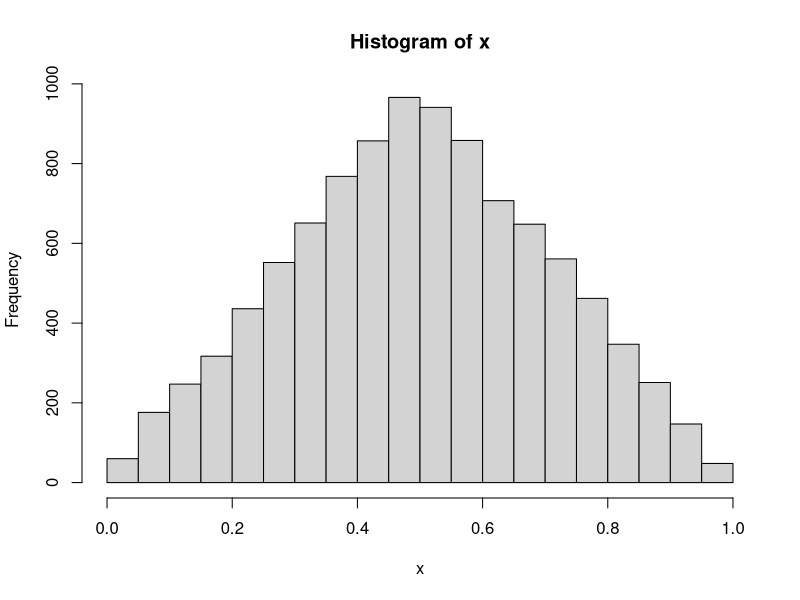
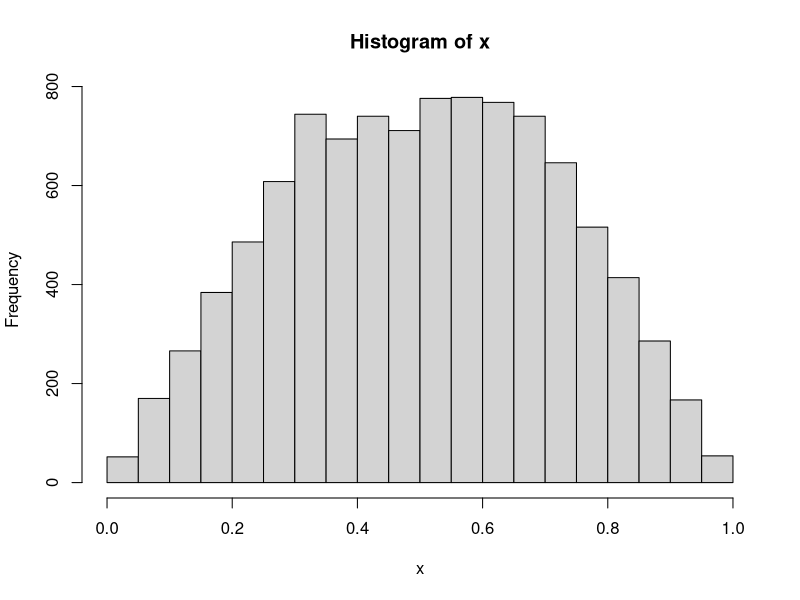
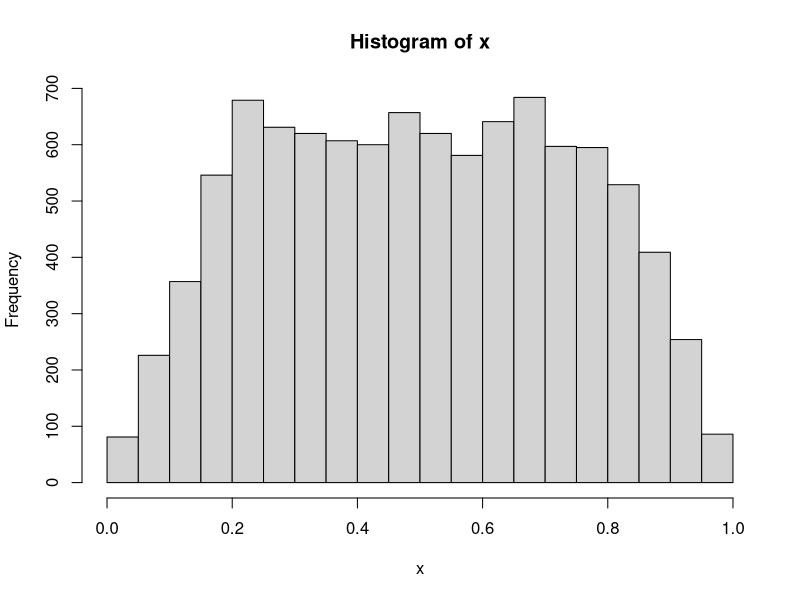
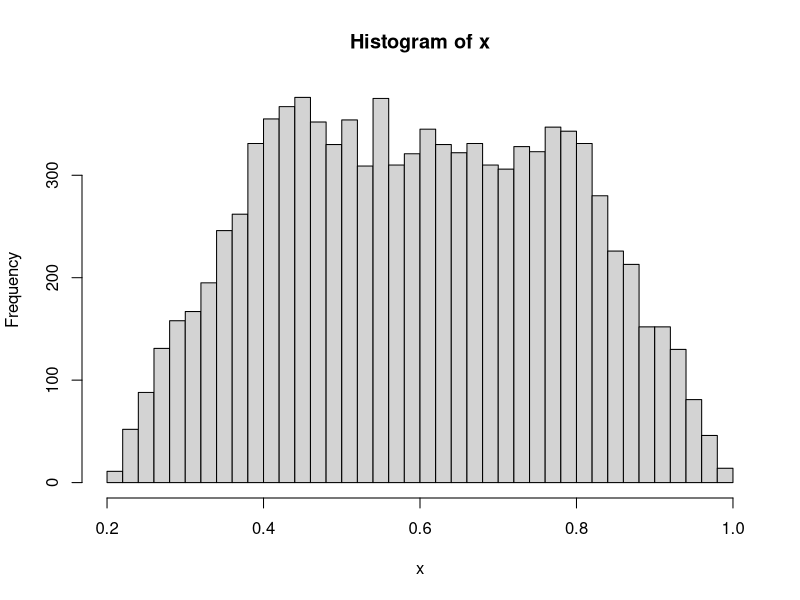
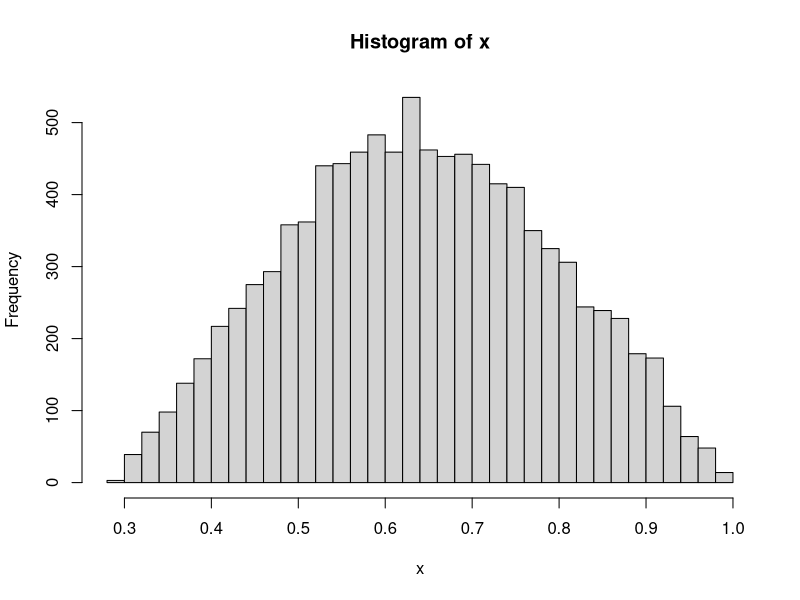
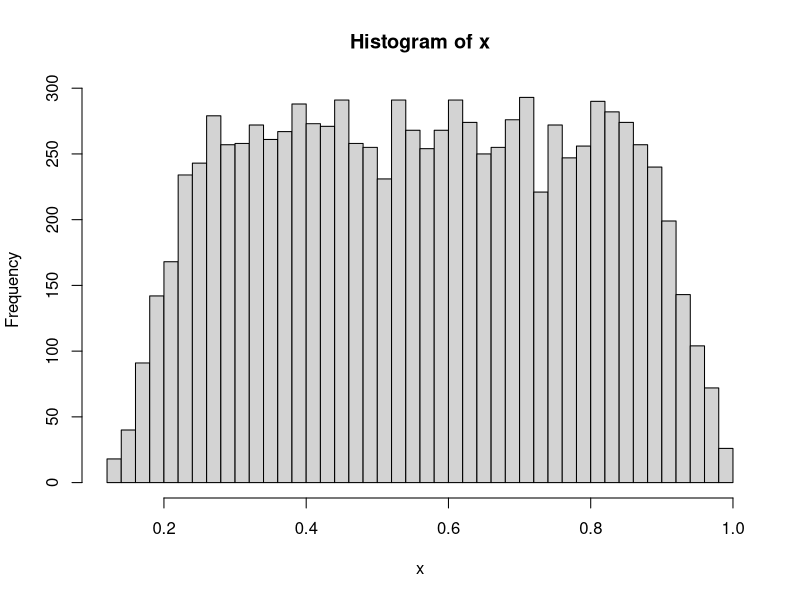
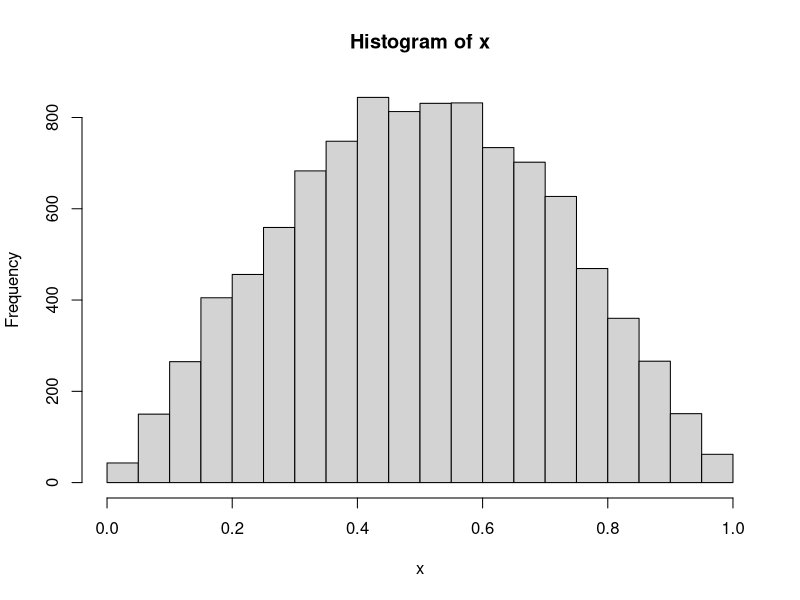

Source code (R) for these figures, in order:


### Composition / "Convolution"

### Sum(runif)
rsum = function(n, scale = 1, from = 0, to = 1) {
	n2 = 2*n;
	r = runif(n2, from, to);
	r = (r[1:n] + scale * r[(n+1):n2]) / (scale + 1);
	return(r);
}
# alternative: fraction * runif + (1-fraction)*runif;

hist.rsum = function(n, scale = 1, bins = 32, from = 0, to = 1) {
	x = rsum(n, scale=scale, from=from, to=to);
	hist(x, breaks = bins);
	invisible(x);
}

# Note:
# - see also Moments.Stat.R;

############

### Examples

# Triangular Distribution
hist.rsum(10000)

hist.rsum(10000, scale = 1/2)

hist.rsum(10000, scale = 1/4)

# - Resembles more and more a unif distribution
#   as scale -> 0 or scale -> Inf;


###############

# TODO:

n = 10000
#
x = runif(n, 0, 3)
x = (x + runif(n, 1, 2)) / 5;
hist(x, breaks = 32)

###
n = 10000
#
x = runif(n, 0, 3)
x = (x + 2*runif(n, 1, 2)) / 7;
hist(x, breaks = 32)

###
n = 10000
#
x = runif(n, 0, 3)
x = (2*x + runif(n, 1, 2)) / 8;
hist(x, breaks = 32)

###
n = 10000
#
x = runif(n, 0, 3)
x = (x + 2*runif(n, 1, 2) - 2) / 5;
hist(x, breaks = 32)

